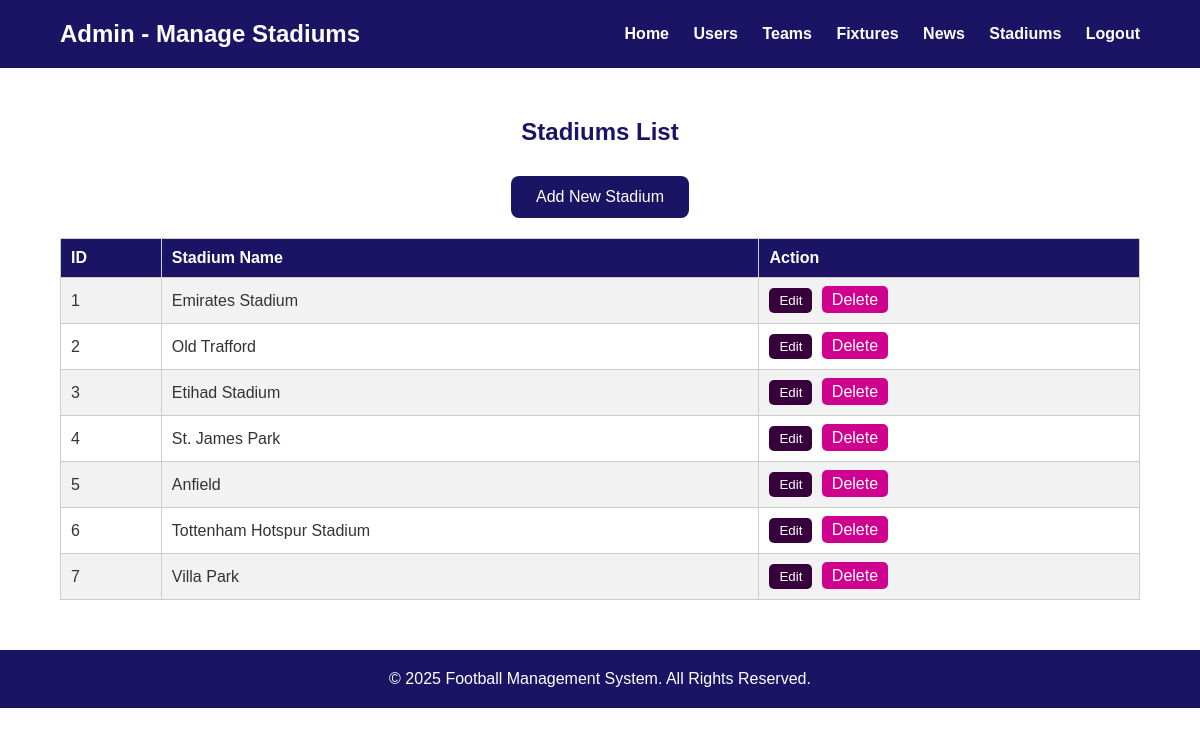
The app's page /admin/stadiums_manage.php (signed in) with its own data.
### tables this page shows
CREATE TABLE `stadiums` (
  `id` int(11) NOT NULL AUTO_INCREMENT,
  `stadium_name` varchar(100) NOT NULL,
  `location` varchar(255) DEFAULT NULL,
  PRIMARY KEY (`id`)
);

### admin/stadiums_manage.php (the view, shortened to what this page needs)
<?php
include('../php/db_connect.php');
$stadiums_result = $conn->query("SELECT id, stadium_name FROM stadiums ORDER BY id ASC");
?>
<!DOCTYPE html>
<html lang="en">
<head>
<link rel="stylesheet" href="../css/style.css">
</head>
<body>
<header>
    <div class="container">
        <h1>Admin - Manage Stadiums</h1>
        <nav>
            <a href="../index.php">Home</a>
            <a href="users_manage.php">Users</a>
            <a href="teams_manage.php">Teams</a>
            <a href="fixtures_manage.php">Fixtures</a>
            <a href="news_manage.php">News</a>
            <a href="stadiums_manage.php">Stadiums</a>
            <a href="../php/logout.php">Logout</a>
        </nav>
    </div>
</header>
<main>
    <div class="container">
        <h2>Stadiums List</h2>
        <div class="add-btn-container">
            <button class="add-btn" id="openAddModal">Add New Stadium</button>
        </div>
        <table>
            <tr>
                <th>ID</th>
                <th>Stadium Name</th>
                <th>Action</th>
            </tr>
            <?php while($stadium = $stadiums_result->fetch_assoc()): ?>
            <tr>
                <td><?= htmlspecialchars($stadium['id']) ?></td>
                <td><?= htmlspecialchars($stadium['stadium_name']) ?></td>
                <td>
                    <button class="edit-btn" onclick="openEditModal(<?= $stadium['id'] ?>, '<?= htmlspecialchars($stadium['stadium_name'], ENT_QUOTES) ?>')">Edit</button>
                    <a href="stadiums_manage.php?delete_id=<?= $stadium['id'] ?>" class="delete-btn" onclick="return confirm('Are you sure you want to delete this stadium?')">Delete</a>
                </td>
            </tr>
            <?php endwhile; ?>
        </table>
    </div>
</main>
<footer>
    <p>&copy; 2025 Football Management System. All Rights Reserved.</p>
</footer>
</body>
</html>

### css/style.css (style rules this page uses)
* { margin: 0; padding: 0; box-sizing: border-box; font-family: 'Montserrat', Arial, sans-serif; }
:root { --primary-purple: #1B1464; --accent-yellow: #FFB400; --white: #FFFFFF; --dark-gray: #333333; --pl-purple: #37003c; --pl-pink: #d0008f; }
body { background-color: var(--white); color: var(--dark-gray); }
header { background-color: var(--primary-purple); color: var(--white); padding: 20px 0; }
header .container { width: 90%; max-width: 1200px; margin: 0 auto; display: flex; justify-content: space-between; align-items: center; }
header h1 { font-size: 24px; font-weight: bold; }
header nav a { color: var(--white); text-decoration: none; margin-left: 20px; font-weight: bold; transition: color 0.3s; }
footer { background-color: var(--primary-purple); color: var(--white); text-align: center; padding: 20px 0; margin-top: 50px; }

### admin/stadiums_manage.php (style rules this page uses)
.container { width: 90%; max-width: 1200px; margin: 50px auto; }
h2 { color: #1B1464; text-align: center; margin-bottom: 30px; }
table { width: 100%; border-collapse: collapse; margin-bottom: 30px; }
table, th, td { border: 1px solid #ccc; }
th, td { padding: 10px; text-align: left; }
th { background-color: #1B1464; color: #fff; }
tr:nth-child(even) { background-color: #f2f2f2; }
a.delete-btn, button.edit-btn { color: #fff; padding: 5px 10px; border-radius: 5px; border: none; cursor: pointer; transition: 0.2s; }
a.delete-btn { background-color: #d0008f; text-decoration: none; }
button.edit-btn { background-color: #37003c; margin-right:5px; }
.add-btn-container { text-align: center; margin-bottom: 20px; }
button.add-btn { background-color: #1B1464; color: #fff; padding: 12px 25px; border: none; border-radius: 8px; cursor: pointer; font-size: 16px; transition: 0.3s; }

### records on screen
stadiums: id "1", stadium_name "Emirates Stadium"
stadiums: id "2", stadium_name "Old Trafford"
stadiums: id "3", stadium_name "Etihad Stadium"
stadiums: id "4", stadium_name "St. James Park"
stadiums: id "5", stadium_name "Anfield"
stadiums: id "6", stadium_name "Tottenham Hotspur Stadium"
stadiums: id "7", stadium_name "Villa Park"
